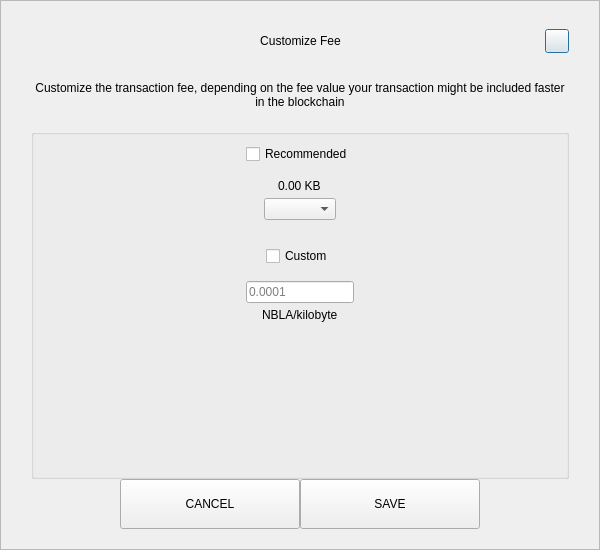
<?xml version="1.0" encoding="UTF-8"?>
<ui version="4.0">
 <class>SendCustomFeeDialog</class>
 <widget class="QDialog" name="SendCustomFeeDialog">
  <property name="geometry">
   <rect>
    <x>0</x>
    <y>0</y>
    <width>600</width>
    <height>550</height>
   </rect>
  </property>
  <property name="windowTitle">
   <string>Form</string>
  </property>
  <layout class="QVBoxLayout" name="verticalLayout_3">
   <property name="spacing">
    <number>0</number>
   </property>
   <property name="leftMargin">
    <number>0</number>
   </property>
   <property name="topMargin">
    <number>0</number>
   </property>
   <property name="rightMargin">
    <number>0</number>
   </property>
   <property name="bottomMargin">
    <number>0</number>
   </property>
   <item>
    <widget class="QFrame" name="frame">
     <property name="styleSheet">
      <string notr="true"/>
     </property>
     <property name="frameShape">
      <enum>QFrame::StyledPanel</enum>
     </property>
     <property name="frameShadow">
      <enum>QFrame::Raised</enum>
     </property>
     <layout class="QVBoxLayout" name="verticalLayout_2">
      <property name="spacing">
       <number>0</number>
      </property>
      <property name="leftMargin">
       <number>30</number>
      </property>
      <property name="topMargin">
       <number>20</number>
      </property>
      <property name="rightMargin">
       <number>30</number>
      </property>
      <property name="bottomMargin">
       <number>20</number>
      </property>
      <item>
       <layout class="QHBoxLayout" name="horizontalLayout_3">
        <property name="spacing">
         <number>0</number>
        </property>
        <item>
         <spacer name="horizontalSpacer_21">
          <property name="orientation">
           <enum>Qt::Horizontal</enum>
          </property>
          <property name="sizeHint" stdset="0">
           <size>
            <width>40</width>
            <height>20</height>
           </size>
          </property>
         </spacer>
        </item>
        <item>
         <widget class="QLabel" name="labelTitle">
          <property name="minimumSize">
           <size>
            <width>0</width>
            <height>40</height>
           </size>
          </property>
          <property name="maximumSize">
           <size>
            <width>16777215</width>
            <height>40</height>
           </size>
          </property>
          <property name="styleSheet">
           <string notr="true">padding-left:24px;</string>
          </property>
          <property name="text">
           <string>Customize Fee</string>
          </property>
          <property name="alignment">
           <set>Qt::AlignCenter</set>
          </property>
          <property name="margin">
           <number>7</number>
          </property>
         </widget>
        </item>
        <item>
         <spacer name="horizontalSpacer">
          <property name="orientation">
           <enum>Qt::Horizontal</enum>
          </property>
          <property name="sizeHint" stdset="0">
           <size>
            <width>40</width>
            <height>20</height>
           </size>
          </property>
         </spacer>
        </item>
        <item>
         <widget class="QPushButton" name="btnEsc">
          <property name="minimumSize">
           <size>
            <width>24</width>
            <height>24</height>
           </size>
          </property>
          <property name="maximumSize">
           <size>
            <width>24</width>
            <height>24</height>
           </size>
          </property>
          <property name="text">
           <string/>
          </property>
         </widget>
        </item>
       </layout>
      </item>
      <item>
       <spacer name="verticalSpacer_2">
        <property name="orientation">
         <enum>Qt::Vertical</enum>
        </property>
        <property name="sizeType">
         <enum>QSizePolicy::Fixed</enum>
        </property>
        <property name="sizeHint" stdset="0">
         <size>
          <width>20</width>
          <height>20</height>
         </size>
        </property>
       </spacer>
      </item>
      <item>
       <widget class="QLabel" name="labelMessage">
        <property name="text">
         <string>Customize the transaction fee, depending on the fee value your transaction might be included faster in the blockchain</string>
        </property>
        <property name="alignment">
         <set>Qt::AlignCenter</set>
        </property>
        <property name="wordWrap">
         <bool>true</bool>
        </property>
       </widget>
      </item>
      <item>
       <spacer name="verticalSpacer_3">
        <property name="orientation">
         <enum>Qt::Vertical</enum>
        </property>
        <property name="sizeType">
         <enum>QSizePolicy::Fixed</enum>
        </property>
        <property name="sizeHint" stdset="0">
         <size>
          <width>20</width>
          <height>20</height>
         </size>
        </property>
       </spacer>
      </item>
      <item>
       <widget class="QGroupBox" name="groupBox">
        <property name="title">
         <string/>
        </property>
        <layout class="QVBoxLayout" name="verticalLayout">
         <property name="leftMargin">
          <number>12</number>
         </property>
         <property name="rightMargin">
          <number>12</number>
         </property>
         <item>
          <layout class="QVBoxLayout" name="verticalLayout_4">
           <property name="spacing">
            <number>5</number>
           </property>
           <item alignment="Qt::AlignHCenter">
            <widget class="QCheckBox" name="checkBoxRecommended">
             <property name="text">
              <string>Recommended</string>
             </property>
            </widget>
           </item>
           <item>
            <spacer name="verticalSpacer_5">
             <property name="orientation">
              <enum>Qt::Vertical</enum>
             </property>
             <property name="sizeType">
              <enum>QSizePolicy::Fixed</enum>
             </property>
             <property name="sizeHint" stdset="0">
              <size>
               <width>20</width>
               <height>10</height>
              </size>
             </property>
            </spacer>
           </item>
           <item alignment="Qt::AlignHCenter">
            <widget class="QLabel" name="labelFee">
             <property name="text">
              <string>0.00 KB</string>
             </property>
            </widget>
           </item>
           <item alignment="Qt::AlignHCenter">
            <widget class="QComboBox" name="comboBoxRecommended"/>
           </item>
          </layout>
         </item>
         <item>
          <spacer name="verticalSpacer">
           <property name="orientation">
            <enum>Qt::Vertical</enum>
           </property>
           <property name="sizeType">
            <enum>QSizePolicy::Fixed</enum>
           </property>
           <property name="sizeHint" stdset="0">
            <size>
             <width>20</width>
             <height>20</height>
            </size>
           </property>
          </spacer>
         </item>
         <item>
          <layout class="QVBoxLayout" name="verticalLayout_5">
           <property name="spacing">
            <number>5</number>
           </property>
           <item alignment="Qt::AlignHCenter">
            <widget class="QCheckBox" name="checkBoxCustom">
             <property name="text">
              <string>Custom</string>
             </property>
            </widget>
           </item>
           <item>
            <spacer name="verticalSpacer_6">
             <property name="orientation">
              <enum>Qt::Vertical</enum>
             </property>
             <property name="sizeType">
              <enum>QSizePolicy::Fixed</enum>
             </property>
             <property name="sizeHint" stdset="0">
              <size>
               <width>20</width>
               <height>10</height>
              </size>
             </property>
            </spacer>
           </item>
           <item alignment="Qt::AlignHCenter">
            <widget class="QLineEdit" name="lineEditCustomFee">
             <property name="placeholderText">
              <string notr="true">0.0001</string>
             </property>
            </widget>
           </item>
           <item alignment="Qt::AlignHCenter">
            <widget class="QLabel" name="labelCustomFee">
             <property name="text">
              <string>NBLA/kilobyte</string>
             </property>
            </widget>
           </item>
          </layout>
         </item>
         <item>
          <spacer name="verticalSpacer_4">
           <property name="orientation">
            <enum>Qt::Vertical</enum>
           </property>
           <property name="sizeHint" stdset="0">
            <size>
             <width>20</width>
             <height>40</height>
            </size>
           </property>
          </spacer>
         </item>
        </layout>
       </widget>
      </item>
      <item>
       <layout class="QHBoxLayout" name="horizontalLayout" stretch="1,2,2,1">
        <item>
         <spacer name="horizontalSpacer1">
          <property name="orientation">
           <enum>Qt::Horizontal</enum>
          </property>
          <property name="sizeHint" stdset="0">
           <size>
            <width>40</width>
            <height>20</height>
           </size>
          </property>
         </spacer>
        </item>
        <item>
         <widget class="QPushButton" name="btnCancel">
          <property name="minimumSize">
           <size>
            <width>180</width>
            <height>50</height>
           </size>
          </property>
          <property name="focusPolicy">
           <enum>Qt::NoFocus</enum>
          </property>
          <property name="text">
           <string>CANCEL</string>
          </property>
         </widget>
        </item>
        <item>
         <widget class="QPushButton" name="btnSave">
          <property name="minimumSize">
           <size>
            <width>180</width>
            <height>50</height>
           </size>
          </property>
          <property name="focusPolicy">
           <enum>Qt::NoFocus</enum>
          </property>
          <property name="text">
           <string>SAVE</string>
          </property>
         </widget>
        </item>
        <item>
         <spacer name="horizontalSpacer_2">
          <property name="orientation">
           <enum>Qt::Horizontal</enum>
          </property>
          <property name="sizeHint" stdset="0">
           <size>
            <width>40</width>
            <height>20</height>
           </size>
          </property>
         </spacer>
        </item>
       </layout>
      </item>
     </layout>
    </widget>
   </item>
  </layout>
 </widget>
 <resources/>
 <connections/>
</ui>
